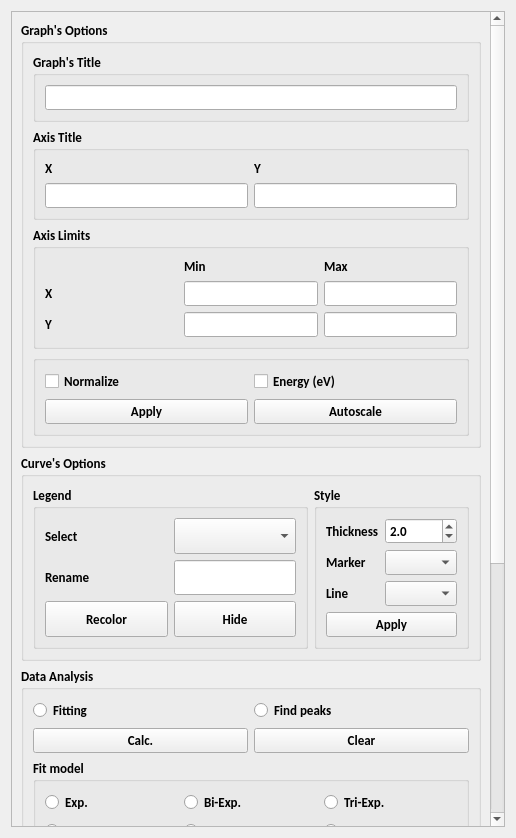
<?xml version='1.0' encoding='UTF-8'?>
<ui version="4.0">
 <class>formatting_widget</class>
 <widget class="QWidget" name="formatting_widget">
  <property name="geometry">
   <rect>
    <x>0</x>
    <y>0</y>
    <width>516</width>
    <height>838</height>
   </rect>
  </property>
  <property name="font">
   <font>
    <family>Calibri</family>
    <pointsize>10</pointsize>
    <weight>75</weight>
    <bold>true</bold>
   </font>
  </property>
  <property name="sizePolicy">
   <sizepolicy hsizetype="MinimumExpanding" vsizetype="MinimumExpanding">
    <horstretch>0</horstretch>
    <verstretch>0</verstretch>
   </sizepolicy>
  </property>
  <layout class="QGridLayout" name="gridLayout_13">
   <item row="0" column="0">
    <widget class="QScrollArea" name="scrollArea">
     <property name="horizontalScrollBarPolicy">
      <enum>Qt::ScrollBarAlwaysOff</enum>
     </property>
     <property name="sizeAdjustPolicy">
      <enum>QAbstractScrollArea::AdjustToContents</enum>
     </property>
     <property name="widgetResizable">
      <bool>true</bool>
     </property>
     <widget class="QWidget" name="scrollAreaWidgetContents">
      <property name="geometry">
       <rect>
        <x>0</x>
        <y>-157</y>
        <width>479</width>
        <height>1000</height>
       </rect>
      </property>
      <layout class="QGridLayout" name="gridLayout_10">
       <item row="1" column="0">
        <widget class="QGroupBox" name="groupBox_4">
         <property name="sizePolicy">
          <sizepolicy hsizetype="Preferred" vsizetype="Preferred">
           <horstretch>0</horstretch>
           <verstretch>0</verstretch>
          </sizepolicy>
         </property>
         <property name="title">
          <string>Curve's Options</string>
         </property>
         <layout class="QGridLayout" name="gridLayout_6">
          <item row="0" column="0" colspan="2">
           <widget class="QGroupBox" name="groupBox_5">
            <property name="sizePolicy">
             <sizepolicy hsizetype="Preferred" vsizetype="Preferred">
              <horstretch>0</horstretch>
              <verstretch>0</verstretch>
             </sizepolicy>
            </property>
            <property name="title">
             <string>Legend</string>
            </property>
            <layout class="QGridLayout" name="gridLayout_7">
             <item row="0" column="0">
              <widget class="QLabel" name="label">
               <property name="sizePolicy">
                <sizepolicy hsizetype="Preferred" vsizetype="Preferred">
                 <horstretch>0</horstretch>
                 <verstretch>0</verstretch>
                </sizepolicy>
               </property>
               <property name="text">
                <string>Select</string>
               </property>
              </widget>
             </item>
             <item row="1" column="0">
              <widget class="QLabel" name="label_2">
               <property name="sizePolicy">
                <sizepolicy hsizetype="Preferred" vsizetype="Preferred">
                 <horstretch>0</horstretch>
                 <verstretch>0</verstretch>
                </sizepolicy>
               </property>
               <property name="text">
                <string>Rename</string>
               </property>
              </widget>
             </item>
             <item row="1" column="1">
              <widget class="QLineEdit" name="curve_title">
               <property name="sizePolicy">
                <sizepolicy hsizetype="Preferred" vsizetype="Preferred">
                 <horstretch>0</horstretch>
                 <verstretch>0</verstretch>
                </sizepolicy>
               </property>
              </widget>
             </item>
             <item row="0" column="1">
              <widget class="QComboBox" name="legend_list">
               <property name="sizePolicy">
                <sizepolicy hsizetype="Preferred" vsizetype="Preferred">
                 <horstretch>0</horstretch>
                 <verstretch>0</verstretch>
                </sizepolicy>
               </property>
              </widget>
             </item>
             <item row="2" column="0">
              <widget class="QPushButton" name="recolor_button">
               <property name="sizePolicy">
                <sizepolicy hsizetype="Preferred" vsizetype="Preferred">
                 <horstretch>0</horstretch>
                 <verstretch>0</verstretch>
                </sizepolicy>
               </property>
               <property name="text">
                <string>Recolor</string>
               </property>
              </widget>
             </item>
             <item row="2" column="1">
              <widget class="QPushButton" name="hide_button">
               <property name="sizePolicy">
                <sizepolicy hsizetype="Preferred" vsizetype="Preferred">
                 <horstretch>0</horstretch>
                 <verstretch>0</verstretch>
                </sizepolicy>
               </property>
               <property name="text">
                <string>Hide</string>
               </property>
              </widget>
             </item>
            </layout>
           </widget>
          </item>
          <item row="0" column="2">
           <widget class="QGroupBox" name="groupBox_6">
            <property name="sizePolicy">
             <sizepolicy hsizetype="Preferred" vsizetype="Preferred">
              <horstretch>0</horstretch>
              <verstretch>0</verstretch>
             </sizepolicy>
            </property>
            <property name="title">
             <string>Style</string>
            </property>
            <layout class="QGridLayout" name="gridLayout_8">
             <item row="3" column="0">
              <widget class="QLabel" name="label_8">
               <property name="sizePolicy">
                <sizepolicy hsizetype="Preferred" vsizetype="Preferred">
                 <horstretch>0</horstretch>
                 <verstretch>0</verstretch>
                </sizepolicy>
               </property>
               <property name="text">
                <string>Marker</string>
               </property>
              </widget>
             </item>
             <item row="4" column="0">
              <widget class="QLabel" name="label_9">
               <property name="sizePolicy">
                <sizepolicy hsizetype="Preferred" vsizetype="Preferred">
                 <horstretch>0</horstretch>
                 <verstretch>0</verstretch>
                </sizepolicy>
               </property>
               <property name="text">
                <string>Line</string>
               </property>
              </widget>
             </item>
             <item row="1" column="1">
              <widget class="QDoubleSpinBox" name="curve_thickness">
               <property name="sizePolicy">
                <sizepolicy hsizetype="Preferred" vsizetype="Preferred">
                 <horstretch>0</horstretch>
                 <verstretch>0</verstretch>
                </sizepolicy>
               </property>
               <property name="decimals">
                <number>1</number>
               </property>
               <property name="minimum">
                <double>1.000000000000000</double>
               </property>
               <property name="maximum">
                <double>10.000000000000000</double>
               </property>
               <property name="singleStep">
                <double>0.500000000000000</double>
               </property>
               <property name="value">
                <double>2.000000000000000</double>
               </property>
              </widget>
             </item>
             <item row="1" column="0">
              <widget class="QLabel" name="label_3">
               <property name="sizePolicy">
                <sizepolicy hsizetype="Preferred" vsizetype="Preferred">
                 <horstretch>0</horstretch>
                 <verstretch>0</verstretch>
                </sizepolicy>
               </property>
               <property name="text">
                <string>Thickness</string>
               </property>
              </widget>
             </item>
             <item row="4" column="1">
              <widget class="QComboBox" name="curve_linestyle">
               <property name="sizePolicy">
                <sizepolicy hsizetype="Preferred" vsizetype="Preferred">
                 <horstretch>0</horstretch>
                 <verstretch>0</verstretch>
                </sizepolicy>
               </property>
              </widget>
             </item>
             <item row="3" column="1">
              <widget class="QComboBox" name="curve_marker">
               <property name="sizePolicy">
                <sizepolicy hsizetype="Preferred" vsizetype="Preferred">
                 <horstretch>0</horstretch>
                 <verstretch>0</verstretch>
                </sizepolicy>
               </property>
              </widget>
             </item>
             <item row="5" column="0" colspan="2">
              <widget class="QPushButton" name="curveOpts_button">
               <property name="sizePolicy">
                <sizepolicy hsizetype="Preferred" vsizetype="Preferred">
                 <horstretch>0</horstretch>
                 <verstretch>0</verstretch>
                </sizepolicy>
               </property>
               <property name="text">
                <string>Apply</string>
               </property>
              </widget>
             </item>
            </layout>
           </widget>
          </item>
         </layout>
        </widget>
       </item>
       <item row="0" column="0">
        <widget class="QGroupBox" name="groupBox_10">
         <property name="title">
          <string>Graph's Options</string>
         </property>
         <layout class="QGridLayout" name="gridLayout_9">
          <item row="1" column="0">
           <widget class="QGroupBox" name="groupBox">
            <property name="sizePolicy">
             <sizepolicy hsizetype="Preferred" vsizetype="Preferred">
              <horstretch>0</horstretch>
              <verstretch>0</verstretch>
             </sizepolicy>
            </property>
            <property name="title">
             <string>Axis Title</string>
            </property>
            <property name="flat">
             <bool>true</bool>
            </property>
            <layout class="QGridLayout" name="gridLayout_4">
             <item row="1" column="0">
              <widget class="QLabel" name="label_6">
               <property name="sizePolicy">
                <sizepolicy hsizetype="Preferred" vsizetype="Preferred">
                 <horstretch>0</horstretch>
                 <verstretch>0</verstretch>
                </sizepolicy>
               </property>
               <property name="text">
                <string>X</string>
               </property>
              </widget>
             </item>
             <item row="2" column="0">
              <widget class="QLineEdit" name="xaxis_title">
               <property name="sizePolicy">
                <sizepolicy hsizetype="Preferred" vsizetype="Preferred">
                 <horstretch>0</horstretch>
                 <verstretch>0</verstretch>
                </sizepolicy>
               </property>
              </widget>
             </item>
             <item row="1" column="1">
              <widget class="QLabel" name="label_7">
               <property name="sizePolicy">
                <sizepolicy hsizetype="Preferred" vsizetype="Preferred">
                 <horstretch>0</horstretch>
                 <verstretch>0</verstretch>
                </sizepolicy>
               </property>
               <property name="text">
                <string>Y</string>
               </property>
              </widget>
             </item>
             <item row="2" column="1">
              <widget class="QLineEdit" name="yaxis_title">
               <property name="sizePolicy">
                <sizepolicy hsizetype="Preferred" vsizetype="Preferred">
                 <horstretch>0</horstretch>
                 <verstretch>0</verstretch>
                </sizepolicy>
               </property>
              </widget>
             </item>
            </layout>
           </widget>
          </item>
          <item row="2" column="0">
           <widget class="QGroupBox" name="groupBox_2">
            <property name="sizePolicy">
             <sizepolicy hsizetype="Preferred" vsizetype="Preferred">
              <horstretch>0</horstretch>
              <verstretch>0</verstretch>
             </sizepolicy>
            </property>
            <property name="title">
             <string>Axis Limits</string>
            </property>
            <property name="flat">
             <bool>true</bool>
            </property>
            <layout class="QGridLayout" name="gridLayout_5">
             <item row="1" column="1" rowspan="2">
              <widget class="QLineEdit" name="xaxis_min">
               <property name="sizePolicy">
                <sizepolicy hsizetype="Preferred" vsizetype="Preferred">
                 <horstretch>0</horstretch>
                 <verstretch>0</verstretch>
                </sizepolicy>
               </property>
              </widget>
             </item>
             <item row="1" column="2" rowspan="2">
              <widget class="QLineEdit" name="xaxis_max">
               <property name="sizePolicy">
                <sizepolicy hsizetype="Preferred" vsizetype="Preferred">
                 <horstretch>0</horstretch>
                 <verstretch>0</verstretch>
                </sizepolicy>
               </property>
              </widget>
             </item>
             <item row="3" column="1" rowspan="2">
              <widget class="QLineEdit" name="yaxis_min">
               <property name="sizePolicy">
                <sizepolicy hsizetype="Preferred" vsizetype="Preferred">
                 <horstretch>0</horstretch>
                 <verstretch>0</verstretch>
                </sizepolicy>
               </property>
              </widget>
             </item>
             <item row="3" column="2" rowspan="2">
              <widget class="QLineEdit" name="yaxis_max">
               <property name="sizePolicy">
                <sizepolicy hsizetype="Preferred" vsizetype="Preferred">
                 <horstretch>0</horstretch>
                 <verstretch>0</verstretch>
                </sizepolicy>
               </property>
              </widget>
             </item>
             <item row="0" column="2">
              <widget class="QLabel" name="label_5">
               <property name="sizePolicy">
                <sizepolicy hsizetype="Preferred" vsizetype="Preferred">
                 <horstretch>0</horstretch>
                 <verstretch>0</verstretch>
                </sizepolicy>
               </property>
               <property name="text">
                <string>Max</string>
               </property>
              </widget>
             </item>
             <item row="0" column="1">
              <widget class="QLabel" name="label_4">
               <property name="sizePolicy">
                <sizepolicy hsizetype="Preferred" vsizetype="Preferred">
                 <horstretch>0</horstretch>
                 <verstretch>0</verstretch>
                </sizepolicy>
               </property>
               <property name="text">
                <string>Min</string>
               </property>
              </widget>
             </item>
             <item row="1" column="0" rowspan="2">
              <widget class="QLabel" name="label_xrow">
               <property name="text">
                <string>X</string>
               </property>
              </widget>
             </item>
             <item row="3" column="0" rowspan="2">
              <widget class="QLabel" name="label_yrow">
               <property name="text">
                <string>Y</string>
               </property>
              </widget>
             </item>
            </layout>
           </widget>
          </item>
          <item row="0" column="0">
           <widget class="QGroupBox" name="groupBox_3">
            <property name="sizePolicy">
             <sizepolicy hsizetype="Preferred" vsizetype="Preferred">
              <horstretch>0</horstretch>
              <verstretch>0</verstretch>
             </sizepolicy>
            </property>
            <property name="title">
             <string>Graph's Title</string>
            </property>
            <property name="flat">
             <bool>true</bool>
            </property>
            <layout class="QGridLayout" name="gridLayout_3">
             <item row="0" column="0">
              <widget class="QLineEdit" name="graph_title">
               <property name="sizePolicy">
                <sizepolicy hsizetype="Preferred" vsizetype="Preferred">
                 <horstretch>0</horstretch>
                 <verstretch>0</verstretch>
                </sizepolicy>
               </property>
              </widget>
             </item>
            </layout>
           </widget>
          </item>
          <item row="3" column="0">
           <widget class="QGroupBox" name="groupBox_8">
            <property name="title">
             <string />
            </property>
            <property name="flat">
             <bool>true</bool>
            </property>
            <layout class="QGridLayout" name="gridLayout_2">
             <item row="0" column="0">
              <widget class="QCheckBox" name="normalize_checkbox">
               <property name="sizePolicy">
                <sizepolicy hsizetype="Preferred" vsizetype="Preferred">
                 <horstretch>0</horstretch>
                 <verstretch>0</verstretch>
                </sizepolicy>
               </property>
               <property name="text">
                <string>Normalize</string>
               </property>
               <property name="toolTip">
                <string>Scale every curve to a maximum of 1</string>
               </property>
              </widget>
             </item>
             <item row="0" column="1">
              <widget class="QCheckBox" name="energy_checkbox">
               <property name="text">
                <string>Energy (eV)</string>
               </property>
               <property name="toolTip">
                <string>Plot versus photon energy (x must be a wavelength in nm)</string>
               </property>
              </widget>
             </item>
             <item row="1" column="1">
              <widget class="QPushButton" name="autoscale_button">
               <property name="text">
                <string>Autoscale</string>
               </property>
              </widget>
             </item>
             <item row="1" column="0">
              <widget class="QPushButton" name="applyOpts_button">
               <property name="sizePolicy">
                <sizepolicy hsizetype="Preferred" vsizetype="Preferred">
                 <horstretch>0</horstretch>
                 <verstretch>0</verstretch>
                </sizepolicy>
               </property>
               <property name="text">
                <string>Apply</string>
               </property>
              </widget>
             </item>
            </layout>
           </widget>
          </item>
         </layout>
        </widget>
       </item>
       <item row="3" column="0">
        <widget class="QGroupBox" name="groupBox_12">
         <property name="sizePolicy">
          <sizepolicy hsizetype="Preferred" vsizetype="Preferred">
           <horstretch>0</horstretch>
           <verstretch>0</verstretch>
          </sizepolicy>
         </property>
         <property name="title">
          <string>Notes</string>
         </property>
         <property name="flat">
          <bool>true</bool>
         </property>
         <layout class="QGridLayout" name="gridLayout_11">
          <item row="1" column="0">
           <widget class="QLineEdit" name="notes_filename">
            <property name="sizePolicy">
             <sizepolicy hsizetype="Preferred" vsizetype="Preferred">
              <horstretch>0</horstretch>
              <verstretch>0</verstretch>
             </sizepolicy>
            </property>
            <property name="placeholderText">
             <string>filename</string>
            </property>
           </widget>
          </item>
          <item row="1" column="1">
           <widget class="QPushButton" name="saveNotes_button">
            <property name="sizePolicy">
             <sizepolicy hsizetype="Preferred" vsizetype="Preferred">
              <horstretch>0</horstretch>
              <verstretch>0</verstretch>
             </sizepolicy>
            </property>
            <property name="text">
             <string>Save</string>
            </property>
           </widget>
          </item>
          <item row="0" column="0" colspan="2">
           <widget class="QTextEdit" name="notes_textbox">
            <property name="sizePolicy">
             <sizepolicy hsizetype="Preferred" vsizetype="Preferred">
              <horstretch>0</horstretch>
              <verstretch>0</verstretch>
             </sizepolicy>
            </property>
            <property name="documentTitle">
             <string>Notes</string>
            </property>
            <property name="placeholderText">
             <string>Experiment notes</string>
            </property>
           </widget>
          </item>
         </layout>
        </widget>
       </item>
       <item row="2" column="0">
        <widget class="QGroupBox" name="groupBox_11">
         <property name="sizePolicy">
          <sizepolicy hsizetype="Preferred" vsizetype="Preferred">
           <horstretch>0</horstretch>
           <verstretch>0</verstretch>
          </sizepolicy>
         </property>
         <layout class="QGridLayout" name="gridLayout_12">
          <item row="0" column="0">
           <widget class="QRadioButton" name="fitting_button">
            <property name="sizePolicy">
             <sizepolicy hsizetype="Preferred" vsizetype="Preferred">
              <horstretch>0</horstretch>
              <verstretch>0</verstretch>
             </sizepolicy>
            </property>
            <property name="text">
             <string>Fitting</string>
            </property>
            <property name="toolTip">
             <string>Fit the selected curve inside the x-axis limits</string>
            </property>
           </widget>
          </item>
          <item row="0" column="1">
           <widget class="QRadioButton" name="findpeaks_button">
            <property name="sizePolicy">
             <sizepolicy hsizetype="Preferred" vsizetype="Preferred">
              <horstretch>0</horstretch>
              <verstretch>0</verstretch>
             </sizepolicy>
            </property>
            <property name="text">
             <string>Find peaks</string>
            </property>
            <property name="toolTip">
             <string>Find peaks of the selected curve inside the x-axis limits</string>
            </property>
           </widget>
          </item>
          <item row="1" column="0">
           <widget class="QPushButton" name="calcAnalysis_button">
            <property name="sizePolicy">
             <sizepolicy hsizetype="Preferred" vsizetype="Preferred">
              <horstretch>0</horstretch>
              <verstretch>0</verstretch>
             </sizepolicy>
            </property>
            <property name="text">
             <string>Calc.</string>
            </property>
           </widget>
          </item>
          <item row="1" column="1">
           <widget class="QPushButton" name="clearAnalysis_button">
            <property name="sizePolicy">
             <sizepolicy hsizetype="Preferred" vsizetype="Preferred">
              <horstretch>0</horstretch>
              <verstretch>0</verstretch>
             </sizepolicy>
            </property>
            <property name="text">
             <string>Clear</string>
            </property>
           </widget>
          </item>
          <item row="2" column="0" colspan="2">
           <widget class="QGroupBox" name="groupBox_9">
            <property name="enabled">
             <bool>true</bool>
            </property>
            <property name="sizePolicy">
             <sizepolicy hsizetype="Preferred" vsizetype="Preferred">
              <horstretch>0</horstretch>
              <verstretch>0</verstretch>
             </sizepolicy>
            </property>
            <layout class="QGridLayout" name="gridLayout">
             <item row="0" column="0">
              <widget class="QRadioButton" name="exp_button">
               <property name="text">
                <string>Exp.</string>
               </property>
              </widget>
             </item>
             <item row="0" column="1">
              <widget class="QRadioButton" name="biexp_button">
               <property name="text">
                <string>Bi-Exp.</string>
               </property>
              </widget>
             </item>
             <item row="0" column="2">
              <widget class="QRadioButton" name="triexp_button">
               <property name="text">
                <string>Tri-Exp.</string>
               </property>
              </widget>
             </item>
             <item row="1" column="0">
              <widget class="QRadioButton" name="power_button">
               <property name="text">
                <string>Power</string>
               </property>
              </widget>
             </item>
             <item row="1" column="1">
              <widget class="QRadioButton" name="gaussian_button">
               <property name="text">
                <string>Gaussian</string>
               </property>
              </widget>
             </item>
             <item row="1" column="2">
              <widget class="QRadioButton" name="lorentzian_button">
               <property name="text">
                <string>Lorentzian</string>
               </property>
              </widget>
             </item>
             <item row="2" column="0" colspan="3">
              <widget class="QTableWidget" name="fit_table">
               <property name="minimumSize">
                <size>
                 <width>0</width>
                 <height>170</height>
                </size>
               </property>
               <property name="toolTip">
                <string>Initial values are editable; the fit uses them as starting guesses</string>
               </property>
               <property name="columnCount">
                <number>3</number>
               </property>
               <column>
                <property name="text">
                 <string>Parameter</string>
                </property>
               </column>
               <column>
                <property name="text">
                 <string>Initial</string>
                </property>
               </column>
               <column>
                <property name="text">
                 <string>Fitted</string>
                </property>
               </column>
              </widget>
             </item>
            </layout>
            <property name="title">
             <string>Fit model</string>
            </property>
           </widget>
          </item>
         </layout>
         <property name="title">
          <string>Data Analysis</string>
         </property>
        </widget>
       </item>
      </layout>
     </widget>
    </widget>
   </item>
  </layout>
  <property name="windowTitle">
   <string>Plot options</string>
  </property>
 </widget>
 <resources />
 <connections />
</ui>
